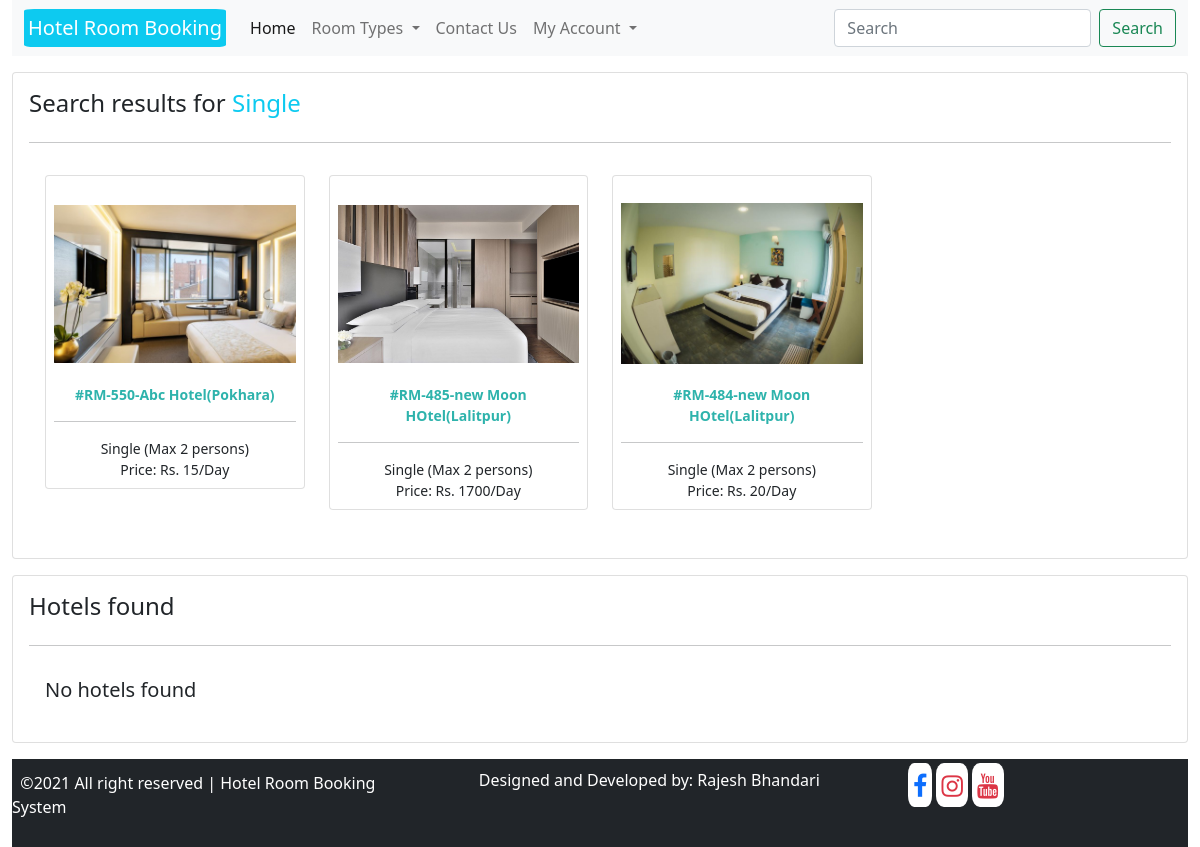
The app's page /search/?keyword=Single with its own data.
### hbsapp/models.py (models this page shows, shortened)
class TimeStamp(models.Model):
    created_at = models.DateTimeField(auto_now_add=True)
    updated_at = models.DateTimeField(auto_now=True)
    class Meta:
        abstract = True

class HotelRoom(TimeStamp):
    hotel = models.ForeignKey(Hotel, on_delete=models.RESTRICT)
    room_type = models.CharField(max_length=50, choices=ROOM_TYPE)
    room_code = models.CharField(max_length=50)
    image = models.ImageField(upload_to="rooms")
    description = models.TextField()
    marked_price = models.PositiveIntegerField(null=True, blank=True)
    price = models.PositiveIntegerField()
    view_count = models.BigIntegerField(default=0)
    maximum_capacity = models.PositiveIntegerField(default=2, choices=CAPACITY)

class Hotel(TimeStamp):
    name = models.CharField(max_length=200)
    image = models.ImageField(upload_to="hotels", null=True, blank=True)
    address = models.CharField(max_length=200)
    contact = models.CharField(max_length=200)
    email = models.EmailField(unique=True)

### hbsapp/views.py (the view)
# urls.py: path("search/", ClientSearchView.as_view(), name="clientsearch"),
class ClientSearchView(ClientMixin, View):
    def get(self, request, *args, **kwargs):
        context = self.context
        keyword = request.GET.get("keyword")
        context["searched_hotels"] = Hotel.objects.filter(
            Q(name__icontains=keyword) | Q(address__icontains=keyword))
        query_string = Q(hotel__name__icontains=keyword) | Q(hotel__address__icontains=keyword) | Q(room_type__icontains=keyword) | Q(
            room_type__icontains=keyword) | Q(room_code__icontains=keyword) | Q(description__icontains=keyword)
        context["searched_rooms"] = HotelRoom.objects.filter(query_string)
        return render(request, "clienttemplates/clientsearch.html", context)

### hbsapp/views.py (called while the page is built)
    def dispatch(self, request, *args, **kwargs):
        self.context = {
            "roomtypes": ROOM_TYPE
        }
        return super(ClientMixin, self).dispatch(request, *args, **kwargs)

### templates/clienttemplates/clientsearch.html (shortened to what this page needs)
{% extends 'clienttemplates/clientbase.html' %}
{% load static %}
{% block content %}
<section class="mt-3">
    <div class="row">
        <div class="col-md-12">
            <div class="card p-3">
                <div class="card-head">
                    <h4>Search results for <span class="text-info">{{request.GET.keyword}}</span></h4>
                </div>
                <hr>
                <div class="card-body">
                    <div class="row">
                        {% for room in searched_rooms %}
                        <div class="col-md-3 mb-3">
                            <div class="card p-2 item" style="cursor: pointer; text-align: center;"
                                data-url="{% url 'hbsapp:clientroomdetail' room.room_code room.id %}">
                                <img src="{{room.image.url}}" class="img-fluid"
                                    style="height: 200px; object-fit: contain;" alt="">
                                <p style="font-size: 14px; color: rgb(46, 179, 172); font-weight: bold;margin-bottom: 0;">#{{room.room_code}}-{{room.hotel.name}}({{room.hotel.address}})</p><hr>
                                <p style="font-size: 14px;margin-bottom: 0;">{{room.room_type}} (Max {{room.maximum_capacity}} persons)</p>
                                <p style="font-size: 14px;margin-bottom: 0;">Price: {% if room.marked_price %}<s>Rs. {{room.marked_price}}/-</s>{% endif %} Rs. {{room.price}}/Day</p>
                            </div>
                        </div>
                        {% empty %}
                        <h5>No rooms found</h5>
                        {% endfor %}
                    </div>
                </div>
            </div>
            <div class="card p-3 mt-3">
                <div class="card-head">
                    <h4>Hotels found</h4>
                </div>
                <hr>
                <div class="card-body">
                    <div class="row">
                        {% for hotel in searched_hotels %}
                        <div class="col-md-3 mb-3">
                            <div class="card p-2 item" style="cursor: pointer;" data-url="{% url 'hbsapp:clienthoteldetail' hotel.id%}">
                                <p style="margin-bottom: 0;font-weight: bold;" class="text-center">{{hotel.name}}({{hotel.address}})</p>
                                <img src="{% if hotel.image %}{{hotel.image.url}}{% else %}{% static 'clientstatic/images/default_hotel.jpeg' %}{% endif %}" class="img-fluid" style="height: 200px; object-fit: contain;" alt="">
                            </div>
                        </div>
                        {% empty %}
                        <h5>No hotels found</h5>
                        {% endfor %}
                    </div>
                </div>
            </div>
        </div>
    </div>
</section>
{% endblock %}

### records on screen
HotelRoom: image (picture), room_code "RM-550", hotel.name "Abc Hotel", hotel.address "Pokhara", room_type "Single", maximum_capacity "2", price "15"
HotelRoom: image (picture), room_code "RM-485", hotel.name "new Moon HOtel", hotel.address "Lalitpur", room_type "Single", maximum_capacity "2", price "1700"
HotelRoom: image (picture), room_code "RM-484", hotel.name "new Moon HOtel", hotel.address "Lalitpur", room_type "Single", maximum_capacity "2", price "20"

### other values on screen
{{ request.GET.keyword }} "Single"
